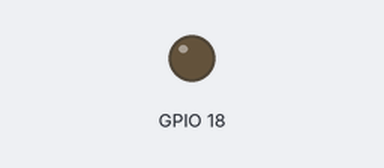
Bench run of a program on a simulated Raspberry Pi (BCM pin numbers). On the bench: output pins drawn as LEDs (lit = HIGH). What the program prints to the terminal is not drawn. At 0.1 s the program stops and its outputs stay as they are.

Above: at 0.2 s.
Timing chart, 0 to 1.6 s (numbered marks = the images above):
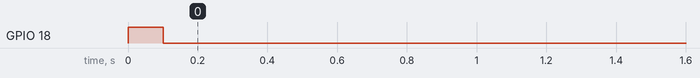

The program:

ding.py
```python
import RPi.GPIO as GPIO
import time

def bing():
  GPIO.setmode(GPIO.BCM)
  GPIO.setwarnings(False)
  GPIO.setup(18,GPIO.OUT)
  print("Solenoid on")
  GPIO.output(18,1)
  time.sleep(0.1)
  print("Solenoid off")
  GPIO.output(18,0)
  GPIO.cleanup()
if __name__ == '__main__':
    bing()
```

Measured:
- by itself, GPIO 18: LOW → HIGH at 0.00 s, → LOW 0.10 s later
